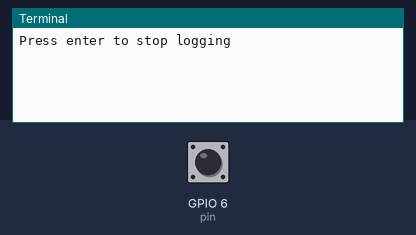
This program was run on a simulated Raspberry Pi (BCM pin numbers). Parts: the last lines printed to the terminal. The test bench sets the inputs (shaded band); at power-on: GPIO 6 (pin) HIGH.

Above: at 1.2 s.
1.3 s: GPIO 6 (pin) pulled LOW for 0.15 s
At 1.8 s:
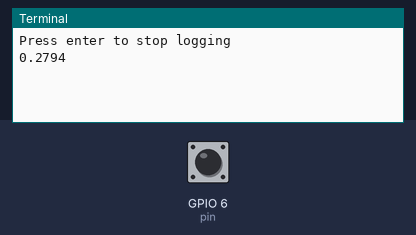
2.9 s: GPIO 6 (pin) pulled LOW for 1 s
At 4.2 s:
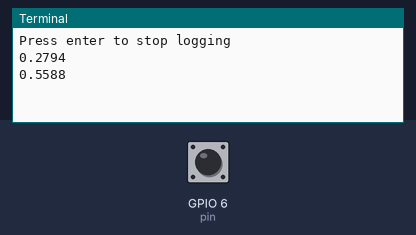
5.4 s: GPIO 6 (pin) pulled LOW for 0.15 s
At 6.1 s:
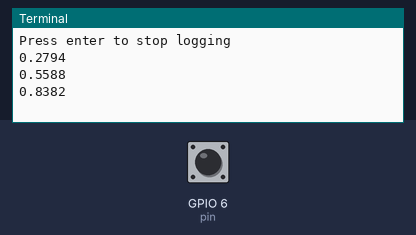

Measured:
- after the input at 1.3 s, the terminal: prints a new line at once (image 1)
- after the input at 2.9 s, the terminal: prints a new line at once (image 2)
- after the input at 5.4 s, the terminal: prints a new line at once (image 3)

The program:

rain_interrupt.py
```python
#!/usr/bin/python3
import RPi.GPIO as GPIO

pin = 6
count = 0

def bucket_tipped(channel):
    global count
    count = count + 1
    print (count * 0.2794)

GPIO.setmode(GPIO.BCM)
GPIO.setup(pin, GPIO.IN, GPIO.PUD_UP)
GPIO.add_event_detect(pin, GPIO.FALLING, callback=bucket_tipped, bouncetime=300)

input("Press enter to stop logging\n")
```
